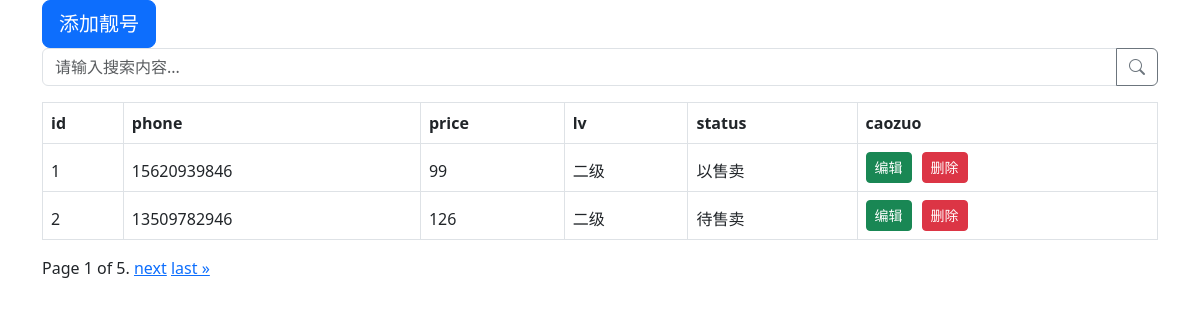
Screenshot of /phone_list/ (signed in) with the database file from the repository.
### app01/models.py (models this page shows, shortened)
class PhoneNumber(models.Model):
    mobile = models.CharField(max_length=11, verbose_name="手机号")
    lv_choice = (
        (1, "一级"),
        (2, "二级"),
        (3, "三级"),
        (4, "四级"),
        (5, "五级")
    )
    level = models.SmallIntegerField(choices=lv_choice, default=1, verbose_name="等级")
    status_choices = (
        (1, "以售卖"),
        (2, "待售卖")
    )
    status = models.SmallIntegerField(choices=status_choices, default=2, verbose_name="状态")
    price = models.IntegerField(default=99, verbose_name="价格")

### app01/views.py (the view)
# urls.py: path('phone_list/', views.phone_list),
def phone_list(request):
    if request.method == "GET":
        data_dict = {}
        res_content = request.GET.get("content")
        page_num = int(request.GET.get("page", 1))
        if res_content:
            data_dict["mobile__contains"] = res_content
        search_content = models.PhoneNumber.objects.filter(**data_dict)
        paginator = Paginator(search_content, 2)
        page_obj = paginator.get_page(page_num)
        return render(request, 'phone_list.html', {'page_obj': page_obj})

### app01/templates/phone_list.html (shortened to what this page needs)
<!DOCTYPE html>
<html lang="en">
<head>
	{% load static %}
	<link rel="stylesheet" href="{% static '/plugins/bootstrap/css/bootstrap.min.css' %}">
	<link rel="stylesheet" href="https://cdn.jsdelivr.net/npm/bootstrap-icons@1.10.0/font/bootstrap-icons.css">
</head>
<body>
<div class="container">
	<a class="btn btn-primary btn-lg" href="/add_phone/">添加靓号</a>
	<form method="get">
		<div class="input-group mb-3">
			<input type="search" class="form-control" placeholder="请输入搜索内容..."
			       aria-label="Recipient's username" aria-describedby="button-addon2" name="content">
			<button class="btn btn-outline-secondary" type="submit" id="button-addon2"><i class="bi bi-search"></i>
			</button>
		</div>
	</form>
	<table class="table table-bordered align-middle">
		<thead>
		<tr>
			<th>id</th>
			<th>phone</th>
			<th>price</th>
			<th>lv</th>
			<th>status</th>
			<th>caozuo</th>
		</tr>
		{% for num in page_obj %}
		<tr>
			<td>{{num.id}}</td>
			<td>{{num.mobile}}</td>
			<td>{{num.price}}</td>
			<td>{{num.get_level_display}}</td>
			<td>{{num.get_status_display}}</td>
			<td><a href="/{{num.id}}/update_phone/" class="btn btn-success btn-sm"
			       style="margin-right: 10px;">编辑</a><a href="/{{num.id}}/delete_phone/"
			                                              class="btn btn-danger btn-sm">删除</a></td>
		</tr>
		{% endfor %}
		</thead>
	</table>
	<div class="pagination">
    <span class="step-links">
        <span class="current">
            Page {{ page_obj.number }} of {{ page_obj.paginator.num_pages }}.
        </span>
        {% if page_obj.has_next %}
            <a href="?page={{ page_obj.next_page_number }}">next</a>
            <a href="?page={{ page_obj.paginator.num_pages }}">last &raquo;</a>
        {% endif %}
    </span>
	</div>
</div>
</body>
</html>

### rows the page displays
PhoneNumber: id "1", mobile "15620939846", price "99", level "二级", status "以售卖"
PhoneNumber: id "2", mobile "13509782946", price "126", level "二级", status "待售卖"

### other values shown
{{ page_obj.number }} "1"
{{ page_obj.paginator.num_pages }} "5"
